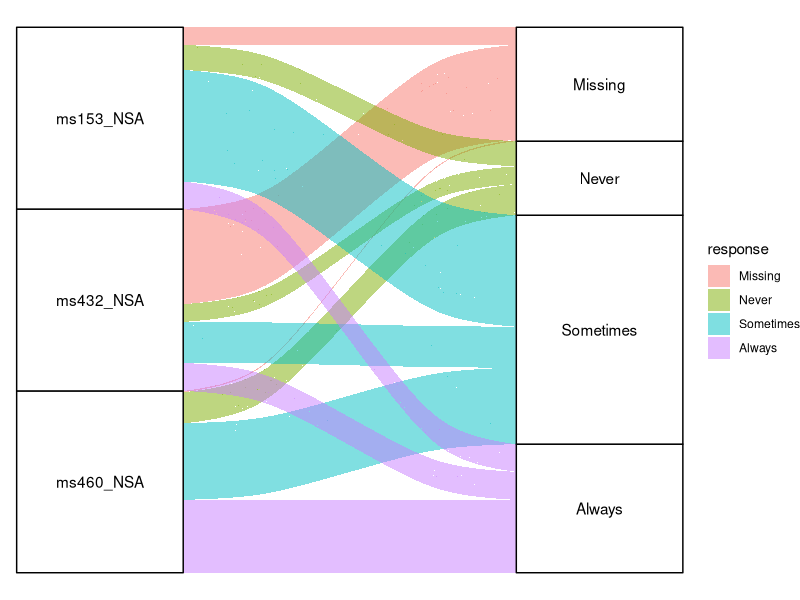
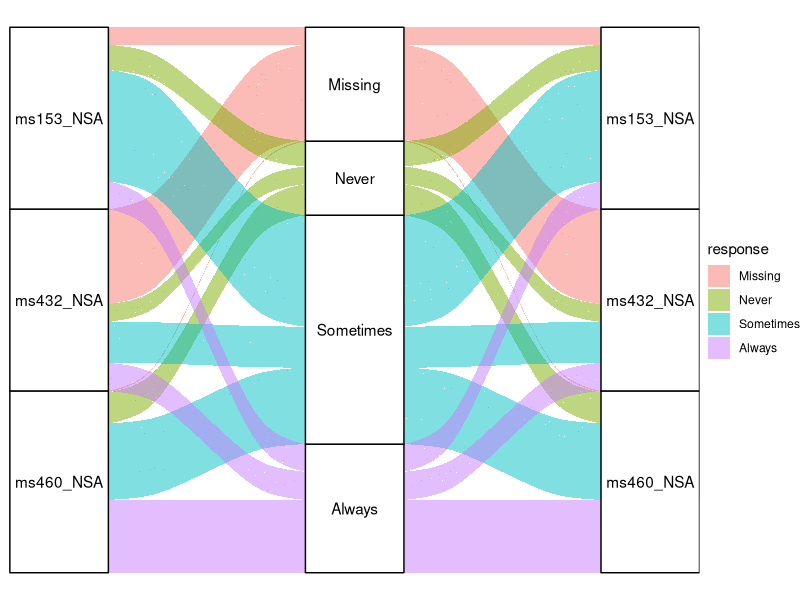

These charts were generated, in order, by the following R code:
#Visualizing survey data

#install.packages("ggalluvial")
library(ggalluvial)

data(vaccinations)
View(vaccinations)

# Provides the geom_alluvium and geom_stratum functions to create alluvial diagrams in ggplot2. 
# You will need to pass your data in long format, specify the axis variables inside aes and use the previous functions.

#Note that you can also add the text for each stratum, add the names of the axis variables (in the following examples you won't see them because we set theme_void) and change the ggplot2 theme, among other customizations.

ggplot(data = vaccinations,
  aes(axis1 = survey, axis2 = response, y = freq)) +
  geom_alluvium(aes(fill = response)) +
  geom_stratum() +
  geom_text(stat = "stratum",
  aes(label = after_stat(stratum))) +
  scale_x_discrete(limits = c("Survey", "Response"),
  expand = c(0.15, 0.05)) +
  theme_void()

#if data set contains more categorical variables you can pass them to aes (axis1, axis2, axis3 .)

library(ggalluvial)

ggplot(data = vaccinations,
       aes(axis1 = survey,   
           # First variable on the X-axis
           axis2 = response, 
           # Second variable on the X-axis
           axis3 = survey,   
           # Third variable on the X-axis
           y = freq)) +
  geom_alluvium(aes(fill = response)) +
  geom_stratum() +
  geom_text(stat = "stratum",
            aes(label = after_stat(stratum))) +
  scale_x_discrete(limits = c("Survey", "Response"),
            expand = c(0.15, 0.05)) +
  theme_void()